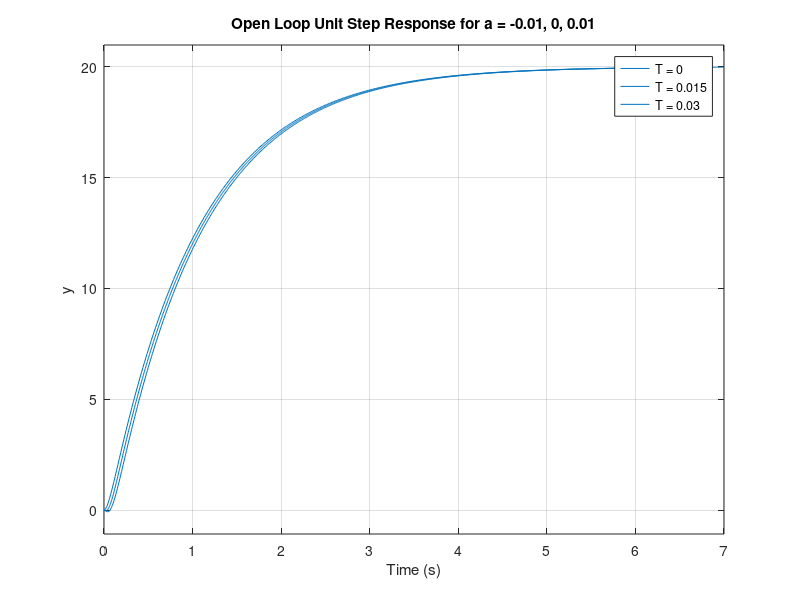

Write the MATLAB code that produced this figure. (Note: this script raises an error after producing the figure.)
s = tf('s');
T = [0, 0.015, 0.03];
figure(1)

for i=1:3
  G = 400*(1-T(i)*s)/((s+1)*(s+20)*(1+T(i)*s));
  step(G)
  hold on
end

title('Open Loop Unit Step Response for a = -0.01, 0, 0.01')
xlabel('Time (s)')
ylabel('y')
legend({'T = 0','T = 0.015', 'T = 0.03'},'Location','northeast')

figure(2)

C = pid(kp,0,0);
 
for i=1:3
  G = 400*(1-T(i)*s)/((s+1)*(s+20)*(1+T(i)*s));
  t1 = getPIDLoopResponse(C,G,'closed-loop');
  step(t1);
  xlim([0 1])
  hold on
end
title('Closed Loop Unit Step Response for a = -0.01, 0, 0.01')
xlabel('Time (s)')
ylabel('y')
legend({'T = 0','T = 0.015', 'T = 0.03'},'Location','northeast')
